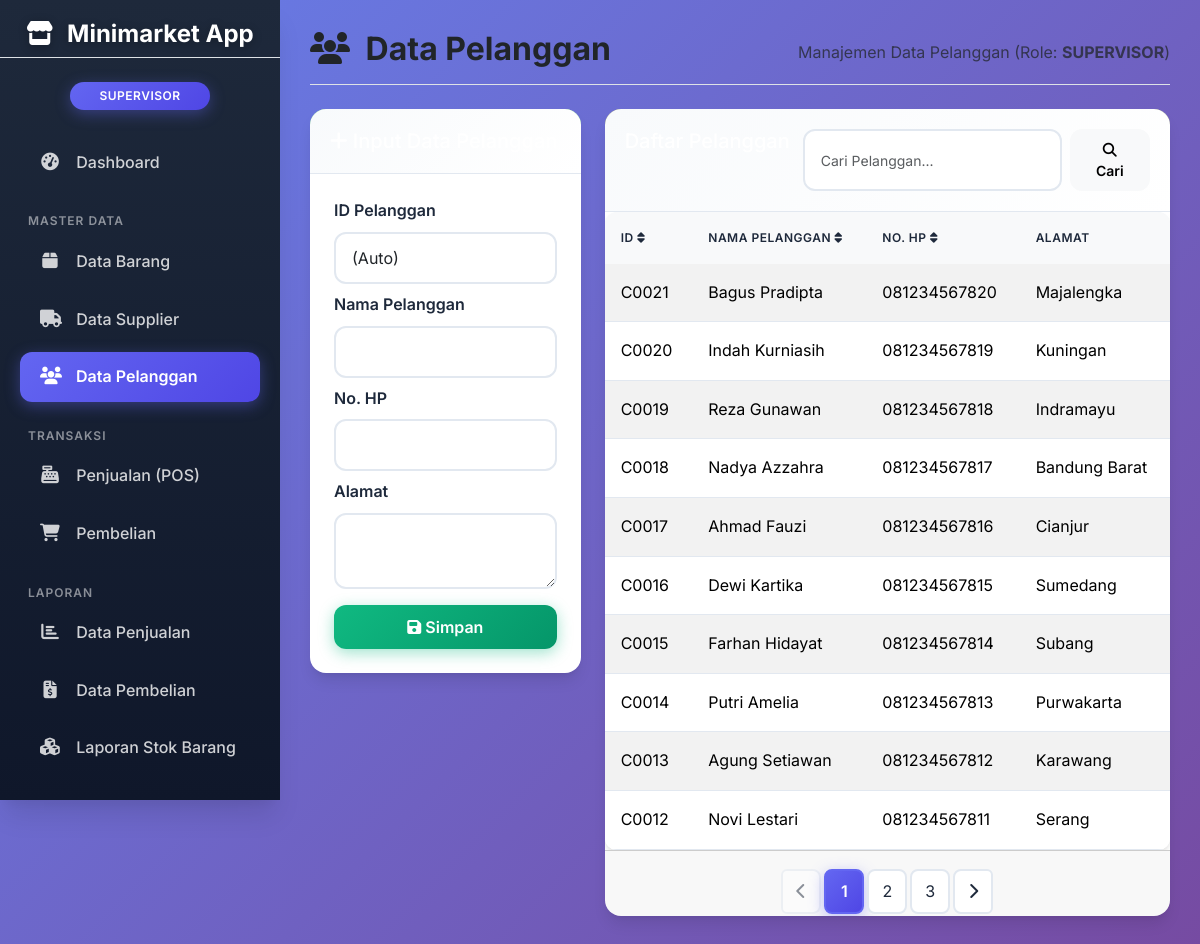
Page /pages/data_pelanggan.php (signed in) on the committed database.
### tables this page shows
CREATE TABLE `pelanggan` (
  `pelanggan_id` int(11) NOT NULL,
  `nama_pelanggan` varchar(100) NOT NULL,
  `no_hp` varchar(15) DEFAULT NULL,
  `alamat` text DEFAULT NULL
);

### pages/data_pelanggan.php (the view, shortened to what this page needs)
<?php
include "../config/koneksi.php";
$DB_TABLE = "pelanggan";
$ID_COLUMN = "pelanggan_id";
$ID_PREFIX = "C";
$is_connected = isset($koneksi) && $koneksi instanceof mysqli && $koneksi->connect_error === null;
$conn_error = '';
$user_role = $_SESSION['role'] ?? 'kasir';
$message = $conn_error;
$id_from_url = $_GET['id'] ?? null;
$data = [
    'pelanggan_id' => '',
    'nama_pelanggan' => '',
    'no_hp' => '',
    'alamat' => ''
];
$form_mode = 'add';
$pelanggan_list = [];
if ($is_connected) {
    $sql = "SELECT $ID_COLUMN, nama_pelanggan, no_hp, alamat FROM $DB_TABLE ORDER BY $ID_COLUMN DESC";
    $res = $koneksi->query($sql);
    if ($res) {
        while ($row = $res->fetch_assoc()) {
            $pelanggan_list[] = $row;
        }
    } else {
        $message .= '<div class="alert alert-danger">Gagal memuat data pelanggan: '. htmlspecialchars($koneksi->error) .'</div>';
    }
}
?>
<!DOCTYPE html>
<html lang="id">
<head>
<link href="https://cdn.jsdelivr.net/npm/bootstrap@5.3.2/dist/css/bootstrap.min.css" rel="stylesheet">
<link rel="stylesheet" href="https://cdnjs.cloudflare.com/ajax/libs/font-awesome/6.5.1/css/all.min.css">
<link rel="stylesheet" href="https://cdn.jsdelivr.net/npm/bootstrap-icons@1.11.3/font/bootstrap-icons.min.css">
<link rel="stylesheet" href="../assets/css/modern-style.css">
</head>
<body>
<nav id="sidebar">
    <h4 class="text-center mb-4 border-bottom pb-2 text-white">
        <i class="fas fa-store me-2"></i> Minimarket App
    </h4>
    <p class="text-center badge bg-primary mx-auto d-block w-50"><?= strtoupper($user_role); ?></p>
    <ul class="nav flex-column p-2">
        <li class="nav-item">
            <a class="nav-link" href="dashboard.php">
                <i class="fas fa-tachometer-alt"></i> Dashboard
            </a>
        </li>
        <?php if (in_array($user_role, ['manager', 'supervisor'])): ?>
        <li class="nav-item mt-3">
            <strong class="text-secondary small">MASTER DATA</strong>
        </li>
        <li class="nav-item">
            <a class="nav-link" href="products.php"><i class="fas fa-box"></i> Data Barang</a>
        </li>
        <li class="nav-item">
            <a class="nav-link" href="suppliers.php"><i class="fas fa-truck"></i> Data Supplier</a>
        </li>
        <li class="nav-item">
            <a class="nav-link active-page" href="data_pelanggan.php"><i class="fas fa-users"></i> Data Pelanggan</a>
        </li>
        <?php endif; ?>
        <li class="nav-item mt-3">
            <strong class="text-secondary small">TRANSAKSI</strong>
        </li>
        <li class="nav-item">
            <a class="nav-link" href="sales_transaction.php"><i class="fas fa-cash-register"></i> Penjualan (POS)</a>
        </li>
        <?php if (in_array($user_role, ['manager', 'supervisor'])): ?>
        <li class="nav-item">
            <a class="nav-link" href="purchases_transaction.php"><i class="fas fa-shopping-cart"></i> Pembelian</a>
        </li>
        <?php endif; ?>
        <?php if (in_array($user_role, ['manager', 'supervisor'])): ?>
        <li class="nav-item mt-3">
            <strong class="text-secondary small">LAPORAN</strong>
        </li>
        <li class="nav-item">
            <a class="nav-link" href="report_sales.php"><i class="fas fa-chart-bar"></i> Data Penjualan</a>
        </li>
        <li class="nav-item">
            <a class="nav-link" href="report_purchases.php"><i class="fas fa-file-invoice-dollar"></i> Data Pembelian</a>
        </li>
        <li class="nav-item">
            <a class="nav-link" href="report_products.php"><i class="fas fa-cubes"></i> Laporan Stok Barang</a>
        </li>
        <?php endif; ?>
    </ul>
</nav>
<div id="main-content">
<div class="d-flex justify-content-between align-items-center mb-4 border-bottom pb-2">
<h2 class="fw-bold text-dark"><i class="fas fa-users me-2"></i> Data Pelanggan</h2>
<span class="text-muted">Manajemen Data Pelanggan (Role: <b><?= strtoupper($user_role); ?></b>)</span>
</div>
<div class="row">
    <div class="col-md-4">
        <div class="card mb-4">
            <div class="card-header bg-success text-white">
                <h5 class="mb-0"><i class="fas <?= $form_mode=='edit'?'fa-edit':'fa-plus'; ?>"></i> <?= $form_mode=='edit'?'Ubah':'Input'; ?> Data Pelanggan</h5>
            </div>
            <div class="card-body">
                <form id="pelangganForm" method="POST" action="data_pelanggan.php">
                    <div class="mb-2">
                        <label class="form-label">ID Pelanggan</label>
                        <input type="text" class="form-control" value="<?= $data['pelanggan_id'] ? $ID_PREFIX.str_pad($data['pelanggan_id'],4,'0',STR_PAD_LEFT) : '(Auto)'; ?>" readonly>
                    </div>
                    <div class="mb-2">
                        <label class="form-label">Nama Pelanggan</label>
                        <input type="text" class="form-control" name="nama_pelanggan" required value="<?= htmlspecialchars($data['nama_pelanggan']) ?>">
                    </div>
                    <div class="mb-2">
                        <label class="form-label">No. HP</label>
                        <input type="text" class="form-control" name="no_hp" value="<?= htmlspecialchars($data['no_hp']) ?>">
                    </div>
                    <div class="mb-3">
                        <label class="form-label">Alamat</label>
                        <textarea class="form-control" name="alamat" rows="2"><?= htmlspecialchars($data['alamat']) ?></textarea>
                    </div>
                    <div class="d-flex justify-content-between gap-2">
                        <button type="submit" class="btn btn-success flex-fill"><i class="fas <?= $form_mode=='edit'?'fa-edit':'fa-save'; ?>"></i> <?= $form_mode=='edit'?'Ubah Data':'Simpan'; ?></button>
                    </div>
                </form>
            </div>
        </div>
    </div>
    <div class="col-md-8">
        <div class="card">
            <div class="card-header d-flex justify-content-between bg-dark text-white">
                <h5 class="mb-0">Daftar Pelanggan</h5>
                <div class="d-flex">
                    <input type="text" id="searchInput" class="form-control form-control-sm me-2" placeholder="Cari Pelanggan...">
                    <button class="btn btn-light btn-sm" onclick="document.getElementById('searchInput').focus();"><i class="fas fa-search"></i> Cari</button>
                </div>
            </div>
            <div class="card-body p-0">
                <div class="table-responsive">
                    <table class="table table-hover table-striped mb-0 align-middle" id="pelangganTable">
                        <thead class="table-light">
                        <tr>
                            <th onclick="sortTable(0)" style="cursor:pointer;">ID <i class="fas fa-sort"></i></th>
                            <th onclick="sortTable(1)" style="cursor:pointer;">Nama Pelanggan <i class="fas fa-sort"></i></th>
                            <th onclick="sortTable(2)" style="cursor:pointer;">No. HP <i class="fas fa-sort"></i></th>
                            <th>Alamat</th>
                        </tr>
                        </thead>
                        <tbody id="pelangganBody">
                        <?php if($is_connected && !empty($pelanggan_list)):
                        foreach($pelanggan_list as $p):
                        ?>
                        <tr onclick="window.location.href='data_pelanggan.php?id=<?= $p['pelanggan_id'] ?>'"
                            style="cursor:pointer; <?= ($id_from_url==$p['pelanggan_id'])?'background-color:#e6f7ff;font-weight:bold;':''; ?>">
                            <td><?= $ID_PREFIX.str_pad($p['pelanggan_id'],4,'0',STR_PAD_LEFT) ?></td>
                            <td><?= htmlspecialchars($p['nama_pelanggan']) ?></td>
                            <td><?= htmlspecialchars($p['no_hp']) ?></td>
                            <td><?= htmlspecialchars($p['alamat']) ?></td>
                        </tr>
                        <?php endforeach; else: ?>
                        <tr><td colspan="4" class="text-center"><?= $is_connected?'Tidak ada data pelanggan.':'Gagal menampilkan data karena koneksi database bermasalah.' ?></td></tr>
                        <?php endif; ?>
                        </tbody>
                    </table>
                </div>
            </div>
            <div class="card-footer d-flex justify-content-center pt-3 pb-0">
                <nav><ul class="pagination" id="pagination"></ul></nav>
            </div>
        </div>
    </div>
</div>
</div>
</body>
</html>

### pages/data_pelanggan.php (style rules this page uses)
#searchInput { border-radius: 12px; padding: 12px 16px; border: 2px solid var(--border-color); transition: all 0.3s; }
th { user-select: none; }

### rows in the picture
pelanggan: pelanggan_id "0021", nama_pelanggan "Bagus Pradipta", no_hp "081234567820", alamat "Majalengka"
pelanggan: pelanggan_id "0020", nama_pelanggan "Indah Kurniasih", no_hp "081234567819", alamat "Kuningan"
pelanggan: pelanggan_id "0019", nama_pelanggan "Reza Gunawan", no_hp "081234567818", alamat "Indramayu"
pelanggan: pelanggan_id "0018", nama_pelanggan "Nadya Azzahra", no_hp "081234567817", alamat "Bandung Barat"
pelanggan: pelanggan_id "0017", nama_pelanggan "Ahmad Fauzi", no_hp "081234567816", alamat "Cianjur"
pelanggan: pelanggan_id "0016", nama_pelanggan "Dewi Kartika", no_hp "081234567815", alamat "Sumedang"
pelanggan: pelanggan_id "0015", nama_pelanggan "Farhan Hidayat", no_hp "081234567814", alamat "Subang"
pelanggan: pelanggan_id "0014", nama_pelanggan "Putri Amelia", no_hp "081234567813", alamat "Purwakarta"
pelanggan: pelanggan_id "0013", nama_pelanggan "Agung Setiawan", no_hp "081234567812", alamat "Karawang"
pelanggan: pelanggan_id "0012", nama_pelanggan "Novi Lestari", no_hp "081234567811", alamat "Serang"

### other values in the picture
$user_role "SUPERVISOR"
